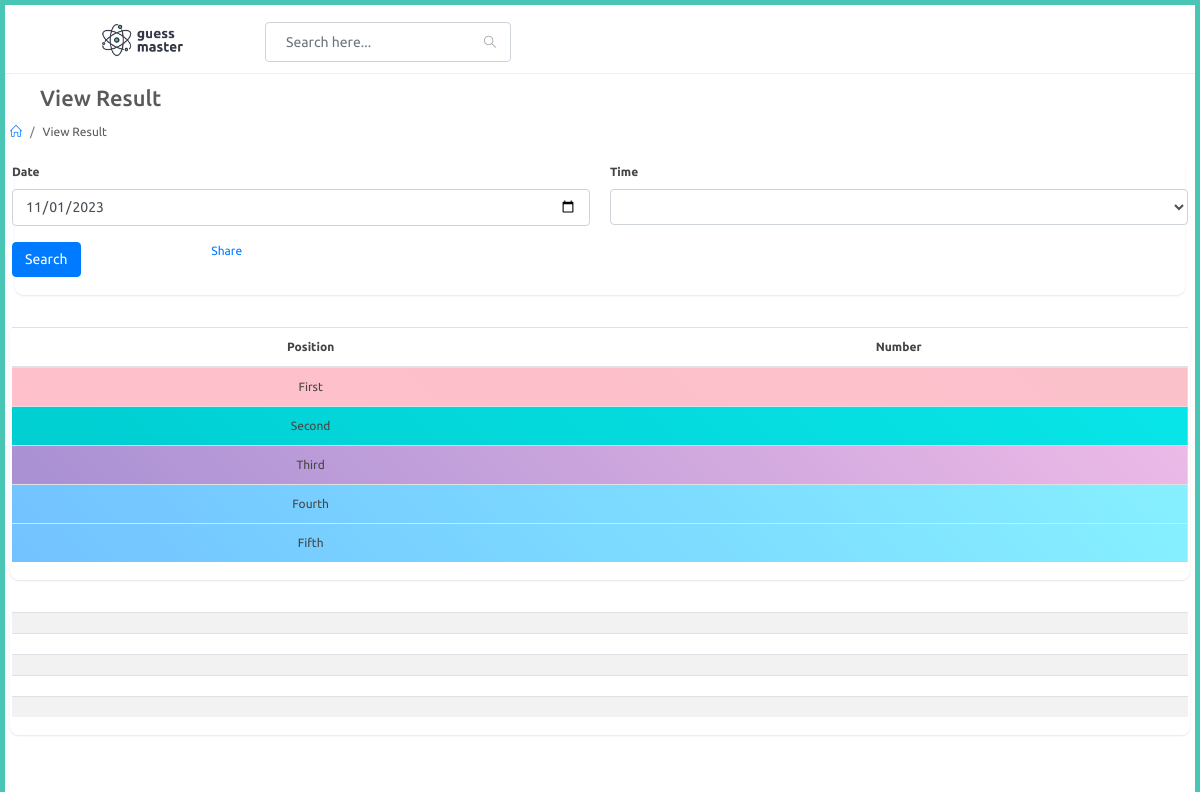
Before: /adminapp/view-results with the older database file.
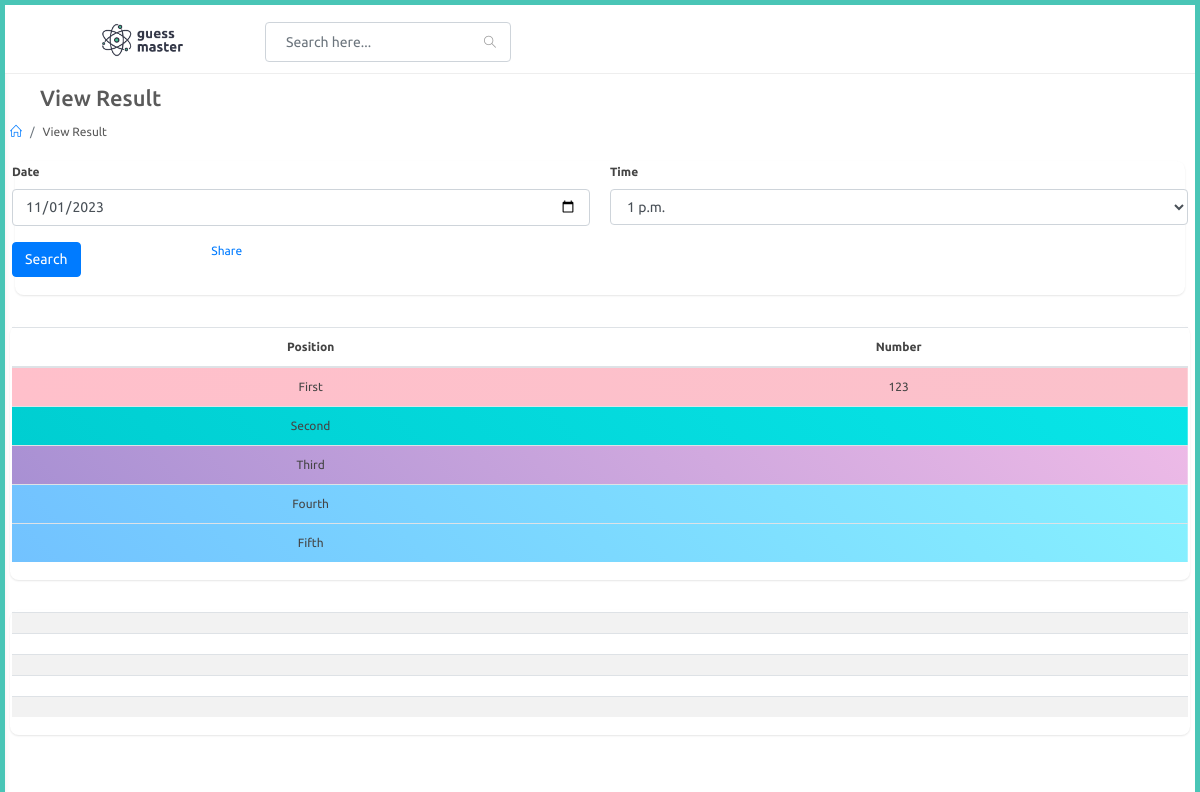
After: the same page with the newer database file.
### adminapp/models.py (models this page shows, shortened)
class Result(models.Model):
    date = models.DateField()
    time = models.ForeignKey(PlayTime,on_delete=models.CASCADE)
    first = models.CharField(max_length=3,null=True)
    second = models.CharField(max_length=3,null=True)
    third = models.CharField(max_length=3,null=True)
    fourth = models.CharField(max_length=3,null=True)
    fifth = models.CharField(max_length=3,null=True)
    field1 = models.CharField(max_length=3,null=True)
    field2 = models.CharField(max_length=3,null=True)
    field3 = models.CharField(max_length=3,null=True)
    field4 = models.CharField(max_length=3,null=True)
    field5 = models.CharField(max_length=3,null=True)
    field6 = models.CharField(max_length=3,null=True)
    field7 = models.CharField(max_length=3,null=True)
    field8 = models.CharField(max_length=3,null=True)
    field9 = models.CharField(max_length=3,null=True)
    field10 = models.CharField(max_length=3,null=True)
    field11 = models.CharField(max_length=3,null=True)
    field12 = models.CharField(max_length=3,null=True)
    field13 = models.CharField(max_length=3,null=True)
    field14 = models.CharField(max_length=3,null=True)
    field15 = models.CharField(max_length=3,null=True)
    field16 = models.CharField(max_length=3,null=True)
    field17 = models.CharField(max_length=3,null=True)
    field18 = models.CharField(max_length=3,null=True)
    field19 = models.CharField(max_length=3,null=True)
    field20 = models.CharField(max_length=3,null=True)
    field21 = models.CharField(max_length=3,null=True)
    field22 = models.CharField(max_length=3,null=True)
    field23 = models.CharField(max_length=3,null=True)
    field24 = models.CharField(max_length=3,null=True)
    field25 = models.CharField(max_length=3,null=True)
    field26 = models.CharField(max_length=3,null=True)
    field27 = models.CharField(max_length=3,null=True)
    field28 = models.CharField(max_length=3,null=True)
    field29 = models.CharField(max_length=3,null=True)
    field30 = models.CharField(max_length=3,null=True)

### adminapp/views.py (the view, shortened to what this page needs)
# urls.py: path('view-results',views.view_results,name="view_results"),
def view_results(request):
    times = PlayTime.objects.filter().all()
    results = Result.objects.filter().last()
    context = {
        'times' : times,
        'results' : results
    }
    return render(request,'adminapp/view_results.html',context)

### templates/adminapp/view_results.html (shortened to what the changed rows need)
{% extends 'adminapp/partials/base.html' %}
{% load static %}
{% block content %}
<div id="main-content">
    <div class="container-fluid">
        <div class="block-header">
            <div class="row">
                <div class="col-lg-5 col-md-8 col-sm-12">
                    <h2><a href="javascript:void(0);" class="btn btn-xs btn-link btn-toggle-fullwidth"><i
                                class="fa fa-arrow-left"></i></a> View Result</h2>
                </div>
            </div>
        </div>
        <div class="card">
            <div class="body">
                <form method="POST">
                <div class="row clearfix">
                    <div class="col-md-6 col-6">
                        <div class="form-group">
                            <label for="time" class="control-label">Time</label>
                            <select class="form-control show-tick ms select2" data-placeholder="Select"
                                name="time" id="time">
                                {% for time in times %}
                                <option value="{{time.id}}">{{time.game_time}}</option>
                                {% endfor %}
                            </select>
                        </div>
                    </div>
                </div>
                </form>
            </div>
        </div>
        <div class="row clearfix">
            <div class="col-lg-12 col-md-12 col-sm-12">
                <div class="card">
                    <div class="body table-responsive">
                        <table class="table">
                            <thead>
                                <tr>
                                    <th>Position</th>
                                    <th>Number</th>
                                </tr>
                            </thead>
                            <tbody>
                                <tr class="l-pink">
                                    <td>First</td>
                                    <td>{{results.first}}</td>
                                </tr>
                            </tbody>
                        </table>
                    </div>
                </div>
            </div>
        </div>
    </div>
    {% endblock %}

Changed rows visible on the page:
added Result: first "123"
Other visible differences:
form field time: (not shown) → "1 p.m."
